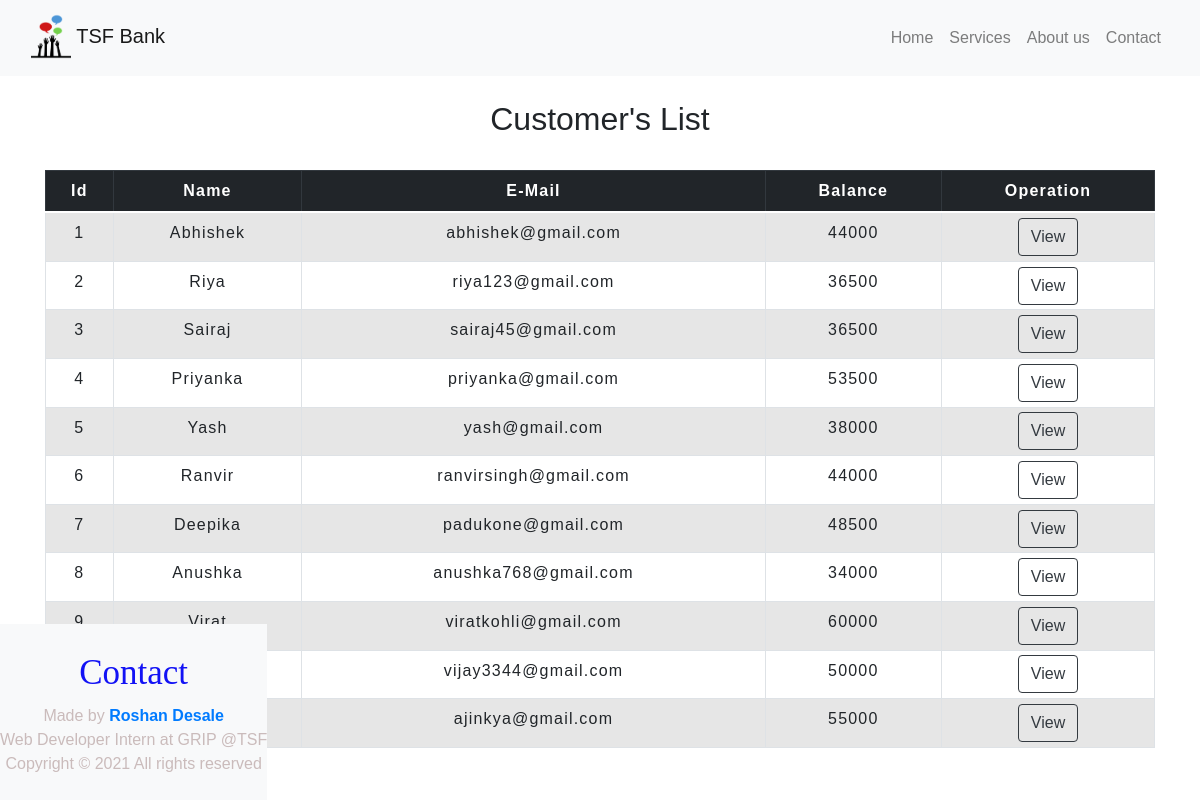
Page /viewcustomers.php on the committed database.
### tables this page shows
CREATE TABLE `users` (
  `id` int(3) NOT NULL,
  `name` text NOT NULL,
  `email` varchar(30) NOT NULL,
  `balance` int(8) NOT NULL
);

### viewcustomers.php (the view, shortened to what this page needs)
<!DOCTYPE html>
<html lang="en">
<head>
    <link href="https://cdn.jsdelivr.net/npm/bootstrap@5.0.0-beta1/dist/css/bootstrap.min.css" rel="stylesheet">
    <link rel="stylesheet" type="text/css" href="css/style.css">
    <link rel="stylesheet" type="text/css" href="css/table.css">
    <link rel="stylesheet" href="https://maxcdn.bootstrapcdn.com/bootstrap/4.0.0/css/bootstrap.min.css">
</head>
<body>
<?php
  include 'navbar.php';
?>
<?php
    include 'config.php';
    $query = "SELECT * FROM users";
    $result = mysqli_query($conn,$query);
?>
<div class="container">
        <h2 class="text-center pt-4">Customer's List</h2>
        <br>
            <div class="row">
                <div class="col">
                    <div class="table-responsive-sm">
                    <table class="table table-hover table-sm table-striped table-condensed table-bordered">
                        <thead style="color : white;" class="table-dark">
                            <tr>
                            <th scope="col" class="text-center py-2">Id</th>
                            <th scope="col" class="text-center py-2">Name</th>
                            <th scope="col" class="text-center py-2">E-Mail</th>
                            <th scope="col" class="text-center py-2">Balance</th>
                            <th scope="col" class="text-center py-2">Operation</th>
                            </tr>
                        </thead>
                        <tbody>
                <?php
                    while($rows=mysqli_fetch_assoc($result)){
                ?>
                    <tr>
                        <td class="py-2"><?php echo $rows['id'] ?></td>
                        <td class="py-2"><?php echo $rows['name']?></td>
                        <td class="py-2"><?php echo $rows['email']?></td>
                        <td class="py-2"><?php echo $rows['balance']?></td>
                        <td><a href="selecteduserdetail.php?id= <?php echo $rows['id'] ;?>"> <button class="btn btn-outline-dark btn">View</button></a></td>
                    </tr>
                <?php
                    }
                ?>
                        </tbody>
                    </table>
                    </div>
                </div>
            </div>
         </div>
<footer class="text-center mt-5 py-2" id="footer">
    <h2 class="heading" style="padding-top:10px; margin:10px;">Contact</h2>
    <p>Made by <b><a href='https://www.linkedin.com/in/roshan-desale/'>Roshan Desale</a></b> <br>Web Developer Intern at GRIP @TSF
      <br class="text-copy">
      Copyright &copy; 2021 All rights reserved
    </p>
</footer>
</body>
</html>

### css/style.css (style rules this page uses)
* { padding: 0px; margin: 0px; }
.heading { color: rgb(18, 18, 245); font-size: 35px; text-align: center; margin: 40px; padding-top: 40px; font-family: 'Baloo Bhai 2', cursive; }
footer { display: flex; position: fixed; left: 0; bottom: 0px; flex-direction: column; align-items: center; justify-content: center; text-align: center; font-family: sans-serif; color: rgb(202, 187, 187); background-color:#f8f9fa!important; margin-top: 50px; padding-top: 25px; }

### css/table.css (style rules this page uses)
* { padding: 0; margin: 0; box-sizing: border-box; font-family: sans-serif ; }
h2 { font-size: 40px; }
table { letter-spacing: 1.2px; }
td { text-align: center; }
button { border:none; background: #d9d9d9; transition: 1s; }

### rows in the picture
users: id "1", name "Abhishek", email "abhishek@gmail.com", balance "44000"
users: id "2", name "Riya", email "riya123@gmail.com", balance "36500"
users: id "3", name "Sairaj", email "sairaj45@gmail.com", balance "36500"
users: id "4", name "Priyanka", email "priyanka@gmail.com", balance "53500"
users: id "5", name "Yash", email "yash@gmail.com", balance "38000"
users: id "6", name "Ranvir", email "ranvirsingh@gmail.com", balance "44000"
users: id "7", name "Deepika", email "padukone@gmail.com", balance "48500"
users: id "8", name "Anushka", email "anushka768@gmail.com", balance "34000"
users: id "9", name "Virat", email "viratkohli@gmail.com", balance "60000"
users: email "vijay3344@gmail.com", balance "50000"
users: email "ajinkya@gmail.com", balance "55000"
